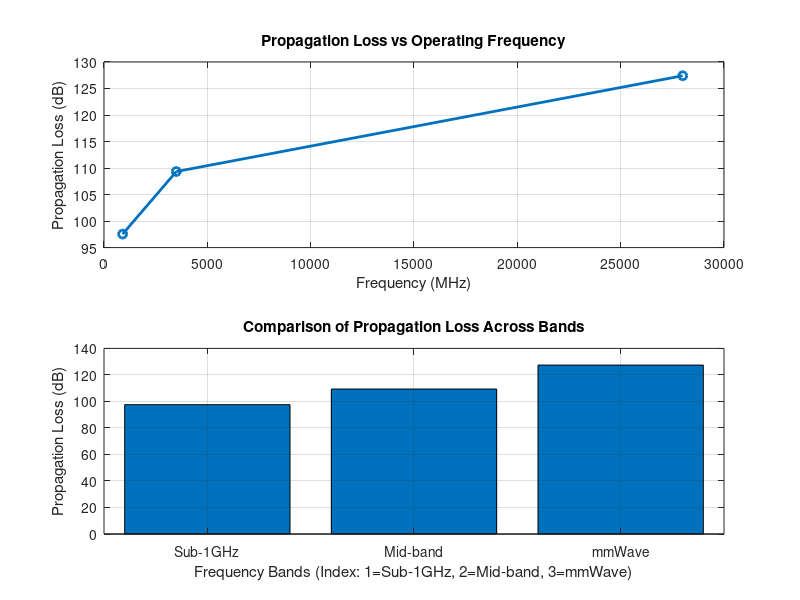

MATLAB code to generate this figure:
clc; clear; close all;
d = 2; % fixed distance (km)

f = [900 3500 28000]; % MHz
PL = 32.44 + 20*log10(f) + 20*log10(d);
figure
% -------- Graph 1: Frequency vs Loss --------
subplot(2,1,1)
plot(f,PL,'-o','LineWidth',2)
title('Propagation Loss vs Operating Frequency')
xlabel('Frequency (MHz)')
ylabel('Propagation Loss (dB)')
grid on
% -------- Graph 2: Band Comparison --------
subplot(2,1,2)
bar(PL)
title('Comparison of Propagation Loss Across Bands')
xlabel('Frequency Bands (Index: 1=Sub-1GHz, 2=Mid-band, 3=mmWave)')
ylabel('Propagation Loss (dB)')
xticklabels({'Sub-1GHz','Mid-band','mmWave'})
grid on
